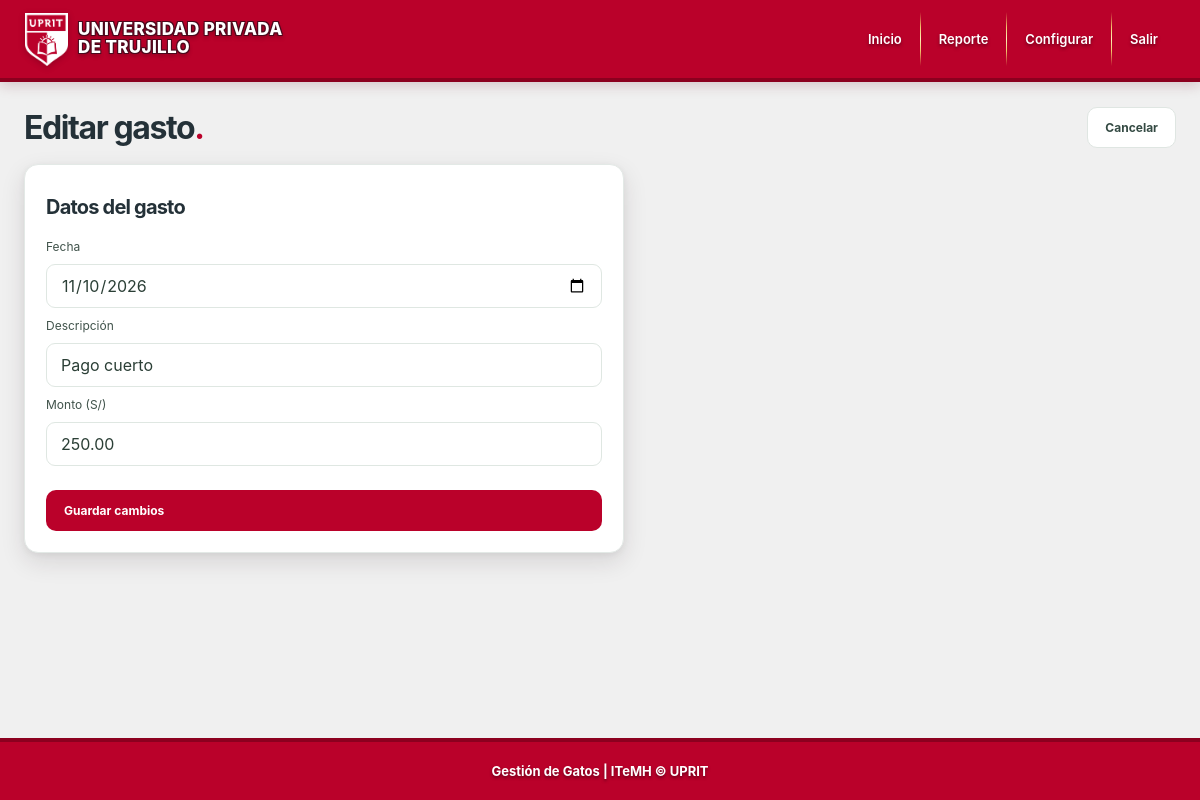
The page /gastos/6/editar?pagina=1&por_pagina=10 (signed in) on the database its author committed.
### tables this page shows
CREATE TABLE gastos (
            id INTEGER PRIMARY KEY AUTOINCREMENT,
            fecha TEXT NOT NULL,
            descripcion TEXT NOT NULL,
            monto_centavos INTEGER NOT NULL CHECK (monto_centavos > 0),
            creado_en TEXT NOT NULL DEFAULT CURRENT_TIMESTAMP
        );

CREATE TABLE configuracion (
            id INTEGER PRIMARY KEY CHECK (id = 1),
            nombre TEXT NOT NULL,
            logo BLOB,
            logo_mime TEXT,
            logo_version INTEGER NOT NULL DEFAULT 0
        , logo_secundario BLOB, logo_secundario_mime TEXT, logo_secundario_version INTEGER NOT NULL DEFAULT 0, pie_panel TEXT NOT NULL DEFAULT 'Derechos reservados ITeMH © Universidad Privada de Trujillo', pie_login TEXT NOT NULL DEFAULT 'Derechos reservados ITeMH © 2026', marca_login TEXT NOT NULL DEFAULT 'UPRIT');

### app.py (the view, shortened to what this page needs)
@app.route("/gastos/<int:gasto_id>/editar", methods=["GET", "POST"])
@login_required
def editar_gasto(gasto_id):
    with db() as connection:
        gasto = connection.execute("SELECT * FROM gastos WHERE id = ?", (gasto_id,)).fetchone()
    if gasto is None:
        flash("El gasto solicitado no existe.", "error")
        return redirect(url_for("inicio"))
    if "csrf_gastos" not in session:
        session["csrf_gastos"] = secrets.token_urlsafe(32)
    return render_template("editar_gasto.html", gasto=gasto, csrf_gastos=session["csrf_gastos"],
                           pagina=request.args.get("pagina", 1), por_pagina=request.args.get("por_pagina", 10))

### app.py (called while the page is built)
@contextmanager
def db():
    connection = sqlite3.connect(DB_PATH)
    connection.row_factory = sqlite3.Row
    try:
        with connection:
            yield connection
    finally:
        connection.close()

def configuracion_actual():
    with db() as connection:
        return connection.execute("""SELECT nombre, logo_version, logo IS NOT NULL AS tiene_logo,
            logo_secundario_version, logo_secundario IS NOT NULL AS tiene_logo_secundario,
            pie_panel, pie_login
            FROM configuracion WHERE id = 1""").fetchone()

@app.context_processor
def branding():
    config = configuracion_actual()
    return {"nombre_sitio": config["nombre"],
            "pie_panel": config["pie_panel"],
            "pie_login": config["pie_login"],
            "logo_url": url_for("logo_actual", tipo="principal", v=config["logo_version"]) if config["tiene_logo"] else url_for("static", filename="logo/rsy.png"),
            "logo_secundario_url": url_for("logo_actual", tipo="secundario", v=config["logo_secundario_version"]) if config["tiene_logo_secundario"] else url_for("static", filename="logo/uprit.png")}

def login_required(view):
    @wraps(view)
    def wrapped(*args, **kwargs):
        if not session.get("usuario"):
            return redirect(url_for("login"))
        return view(*args, **kwargs)
    return wrapped

### templates/editar_gasto.html (shortened to what this page needs)
{% extends 'base.html' %}
{% block content %}
<main class="container edit-container">
  <div class="page-head"><div><h1>Editar gasto<span class="accent">.</span></h1></div><a class="button secondary" href="{{ url_for('inicio', pagina=pagina, por_pagina=por_pagina) }}">Cancelar</a></div>
  <section class="panel edit-panel">
    <div class="panel-head"><div><h2>Datos del gasto</h2></div></div>
    <form method="post" class="form-stack">
      <label for="fecha">Fecha</label>
      <input type="date" id="fecha" name="fecha" value="{{ gasto.fecha }}" required>
      <label for="descripcion">Descripción</label>
      <input id="descripcion" name="descripcion" value="{{ gasto.descripcion }}" maxlength="200" required>
      <label for="monto">Monto (S/)</label>
      <input id="monto" name="monto" type="number" min="0.01" step="0.01" value="{{ '%.2f'|format(gasto.monto_centavos / 100) }}" required>
      <button class="button primary" type="submit">Guardar cambios</button>
    </form>
  </section>
</main>
{% endblock %}

### templates/base.html (shortened to what this page needs)
<!doctype html>
<html lang="es">
<head>
  <link rel="stylesheet" href="{{ url_for('static', filename='style.css', v='37') }}">
</head>
<body class="{{ 'app-page' if session.get('usuario') else 'auth-page' }}">
  {% if session.get('usuario') %}
  <header class="topbar"><div class="topbar-inner"><a class="brand" href="{{ url_for('inicio') }}"><img class="brand-logo" src="{{ url_for('static', filename='logo/uprit.png') }}" alt="Logo UPRIT"> <span>UNIVERSIDAD PRIVADA<br>DE TRUJILLO</span></a><nav aria-label="Navegación principal"><a href="{{ url_for('inicio') }}" class="{{ 'active' if request.endpoint == 'inicio' else '' }}">Inicio</a><a href="{{ url_for('reporte') }}" class="{{ 'active' if request.endpoint == 'reporte' else '' }}">Reporte</a><a href="{{ url_for('configurar') }}" class="{{ 'active' if request.endpoint == 'configurar' else '' }}">Configurar</a><form action="{{ url_for('logout') }}" method="post"><button class="nav-button">Salir</button></form></nav></div></header>
  {% endif %}
  {% block content %}{% endblock %}
  {% if session.get('usuario') %}<footer class="app-footer"><div><span>{{ pie_panel }}</span></div></footer>{% endif %}
</body>
</html>

### rows shown on the page
gastos: fecha "11/10/2026", descripcion "Pago cuerto", monto "250.00"
configuracion: pie_panel "Gestión de Gatos | ITeMH © UPRIT"
